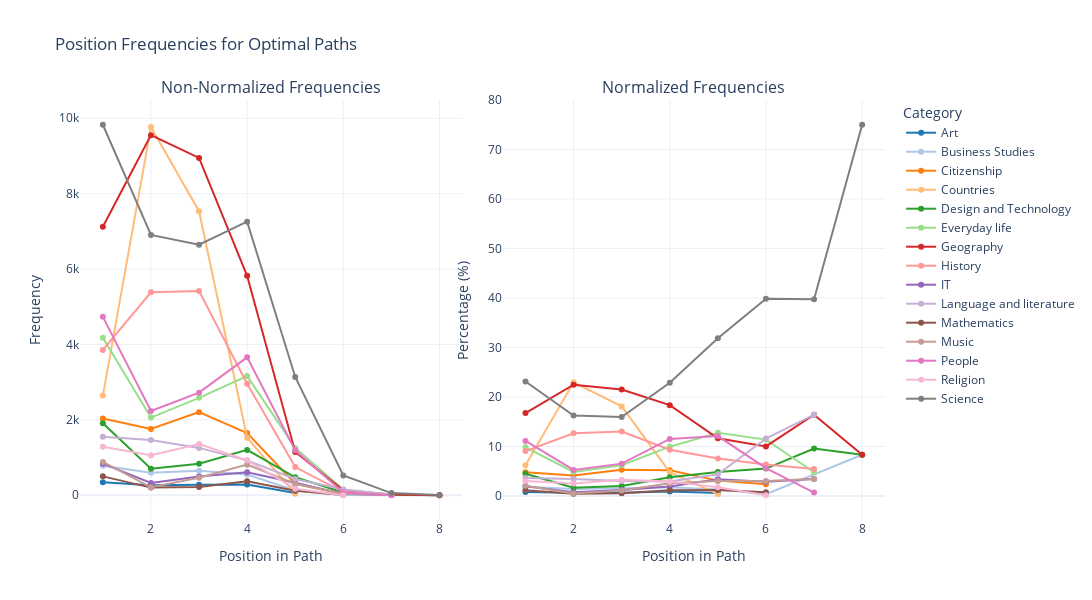

The code cell stored with this chart in its notebook:
### Code cell
opt_paths = analyze_categories_paths(optimal_paths, df_categories_filtered, users=False, omit_loops=False)
df_position_opt_data = get_position_frequencies(opt_paths, max_position=15)
plot_position_line(df_position_opt_data, df_article, title="Position Frequencies for Optimal Paths")

### Figure 1 — Plotly figure (JSON) as saved in the notebook; plotly's stock layout.template omitted (floating-point values rounded to 4 significant figures)
{"data": [{"line": {"color": "rgb(31.0,119.0,180.0)"}, "mode": "lines+markers", "name": "Art", "type": "scatter", "x": [1, 2, 3, 4, 5], "xaxis": "x", "y": [347, 269, 280, 283, 61], "yaxis": "y"}, {"line": {"color": "rgb(174.0,199.0,232.0)"}, "mode": "lines+markers", "name": "Business Studies", "type": "scatter", "x": [1, 2, 3, 4, 5, 6, 8], "xaxis": "x", "y": [785, 600, 653, 553, 128, 5, 1], "yaxis": "y"}, {"line": {"color": "rgb(255.0,127.0,14.0)"}, "mode": "lines+markers", "name": "Citizenship", "type": "scatter", "x": [1, 2, 3, 4, 5, 6], "xaxis": "x", "y": [2035, 1757, 2205, 1649, 306, 31], "yaxis": "y"}, {"line": {"color": "rgb(255.0,187.0,120.0)"}, "mode": "lines+markers", "name": "Countries", "type": "scatter", "x": [1, 2, 3, 4, 5], "xaxis": "x", "y": [2645, 9766, 7535, 1527, 38], "yaxis": "y"}, {"line": {"color": "rgb(44.0,160.0,44.0)"}, "mode": "lines+markers", "name": "Design and Technology", "type": "scatter", "x": [1, 2, 3, 4, 5, 6, 7, 8], "xaxis": "x", "y": [1910, 704, 835, 1204, 477, 73, 14, 1], "yaxis": "y"}, {"line": {"color": "rgb(152.0,223.0,138.0)"}, "mode": "lines+markers", "name": "Everyday life", "type": "scatter", "x": [1, 2, 3, 4, 5, 6, 7], "xaxis": "x", "y": [4181, 2060, 2584, 3161, 1257, 150, 7], "yaxis": "y"}, {"line": {"color": "rgb(214.0,39.0,40.0)"}, "mode": "lines+markers", "name": "Geography", "type": "scatter", "x": [1, 2, 3, 4, 5, 6, 7, 8], "xaxis": "x", "y": [7122, 9552, 8949, 5822, 1149, 132, 24, 1], "yaxis": "y"}, {"line": {"color": "rgb(255.0,152.0,150.0)"}, "mode": "lines+markers", "name": "History", "type": "scatter", "x": [1, 2, 3, 4, 5, 6, 7], "xaxis": "x", "y": [3855, 5385, 5418, 2961, 748, 84, 8], "yaxis": "y"}, {"line": {"color": "rgb(148.0,103.0,189.0)"}, "mode": "lines+markers", "name": "IT", "type": "scatter", "x": [1, 2, 3, 4, 5, 6, 7], "xaxis": "x", "y": [839, 326, 500, 612, 333, 38, 5], "yaxis": "y"}, {"line": {"color": "rgb(197.0,176.0,213.0)"}, "mode": "lines+markers", "name": "Language and literature", "type": "scatter", "x": [1, 2, 3, 4, 5, 6, 7], "xaxis": "x", "y": [1553, 1467, 1257, 927, 431, 153, 24], "yaxis": "y"}, {"line": {"color": "rgb(140.0,86.0,75.0)"}, "mode": "lines+markers", "name": "Mathematics", "type": "scatter", "x": [1, 2, 3, 4, 5, 6], "xaxis": "x", "y": [502, 204, 221, 370, 118, 10], "yaxis": "y"}, {"line": {"color": "rgb(196.0,156.0,148.0)"}, "mode": "lines+markers", "name": "Music", "type": "scatter", "x": [1, 2, 3, 4, 5, 6, 7], "xaxis": "x", "y": [884, 212, 464, 813, 300, 40, 5], "yaxis": "y"}, {"line": {"color": "rgb(227.0,119.0,194.0)"}, "mode": "lines+markers", "name": "People", "type": "scatter", "x": [1, 2, 3, 4, 5, 6, 7], "xaxis": "x", "y": [4733, 2235, 2722, 3658, 1192, 74, 1], "yaxis": "y"}, {"line": {"color": "rgb(247.0,182.0,210.0)"}, "mode": "lines+markers", "name": "Religion", "type": "scatter", "x": [1, 2, 3, 4, 5, 6], "xaxis": "x", "y": [1286, 1063, 1360, 927, 174, 2], "yaxis": "y"}, {"line": {"color": "rgb(127.0,127.0,127.0)"}, "mode": "lines+markers", "name": "Science", "type": "scatter", "x": [1, 2, 3, 4, 5, 6, 7, 8], "xaxis": "x", "y": [9828, 6905, 6646, 7258, 3139, 525, 58, 9], "yaxis": "y"}, {"line": {"color": "rgb(31.0,119.0,180.0)"}, "mode": "lines+markers", "name": "Art", "showlegend": false, "type": "scatter", "x": [1, 2, 3, 4, 5], "xaxis": "x2", "y": [0.8164, 0.6329, 0.6726, 0.892, 0.6192], "yaxis": "y2"}, {"line": {"color": "rgb(174.0,199.0,232.0)"}, "mode": "lines+markers", "name": "Business Studies", "showlegend": false, "type": "scatter", "x": [1, 2, 3, 4, 5, 6, 8], "xaxis": "x2", "y": [1.847, 1.412, 1.569, 1.743, 1.299, 0.3797, 8.333], "yaxis": "y2"}, {"line": {"color": "rgb(255.0,127.0,14.0)"}, "mode": "lines+markers", "name": "Citizenship", "showlegend": false, "type": "scatter", "x": [1, 2, 3, 4, 5, 6], "xaxis": "x2", "y": [4.788, 4.134, 5.297, 5.198, 3.106, 2.354], "yaxis": "y2"}, {"line": {"color": "rgb(255.0,187.0,120.0)"}, "mode": "lines+markers", "name": "Countries", "showlegend": false, "type": "scatter", "x": [1, 2, 3, 4, 5], "xaxis": "x2", "y": [6.223, 22.98, 18.1, 4.813, 0.3857], "yaxis": "y2"}, {"line": {"color": "rgb(44.0,160.0,44.0)"}, "mode": "lines+markers", "name": "Design and Technology", "showlegend": false, "type": "scatter", "x": [1, 2, 3, 4, 5, 6, 7, 8], "xaxis": "x2", "y": [4.494, 1.656, 2.006, 3.795, 4.842, 5.543, 9.589, 8.333], "yaxis": "y2"}, {"line": {"color": "rgb(152.0,223.0,138.0)"}, "mode": "lines+markers", "name": "Everyday life", "showlegend": false, "type": "scatter", "x": [1, 2, 3, 4, 5, 6, 7], "xaxis": "x2", "y": [9.836, 4.846, 6.207, 9.964, 12.76, 11.39, 4.795], "yaxis": "y2"}, {"line": {"color": "rgb(214.0,39.0,40.0)"}, "mode": "lines+markers", "name": "Geography", "showlegend": false, "type": "scatter", "x": [1, 2, 3, 4, 5, 6, 7, 8], "xaxis": "x2", "y": [16.76, 22.47, 21.5, 18.35, 11.66, 10.02, 16.44, 8.333], "yaxis": "y2"}, {"line": {"color": "rgb(255.0,152.0,150.0)"}, "mode": "lines+markers", "name": "History", "showlegend": false, "type": "scatter", "x": [1, 2, 3, 4, 5, 6, 7], "xaxis": "x2", "y": [9.07, 12.67, 13.01, 9.333, 7.593, 6.378, 5.479], "yaxis": "y2"}, {"line": {"color": "rgb(148.0,103.0,189.0)"}, "mode": "lines+markers", "name": "IT", "showlegend": false, "type": "scatter", "x": [1, 2, 3, 4, 5, 6, 7], "xaxis": "x2", "y": [1.974, 0.767, 1.201, 1.929, 3.38, 2.885, 3.425], "yaxis": "y2"}, {"line": {"color": "rgb(197.0,176.0,213.0)"}, "mode": "lines+markers", "name": "Language and literature", "showlegend": false, "type": "scatter", "x": [1, 2, 3, 4, 5, 6, 7], "xaxis": "x2", "y": [3.654, 3.451, 3.02, 2.922, 4.375, 11.62, 16.44], "yaxis": "y2"}, {"line": {"color": "rgb(140.0,86.0,75.0)"}, "mode": "lines+markers", "name": "Mathematics", "showlegend": false, "type": "scatter", "x": [1, 2, 3, 4, 5, 6], "xaxis": "x2", "y": [1.181, 0.4799, 0.5309, 1.166, 1.198, 0.7593], "yaxis": "y2"}, {"line": {"color": "rgb(196.0,156.0,148.0)"}, "mode": "lines+markers", "name": "Music", "showlegend": false, "type": "scatter", "x": [1, 2, 3, 4, 5, 6, 7], "xaxis": "x2", "y": [2.08, 0.4988, 1.115, 2.563, 3.045, 3.037, 3.425], "yaxis": "y2"}, {"line": {"color": "rgb(227.0,119.0,194.0)"}, "mode": "lines+markers", "name": "People", "showlegend": false, "type": "scatter", "x": [1, 2, 3, 4, 5, 6, 7], "xaxis": "x2", "y": [11.14, 5.258, 6.539, 11.53, 12.1, 5.619, 0.6849], "yaxis": "y2"}, {"line": {"color": "rgb(247.0,182.0,210.0)"}, "mode": "lines+markers", "name": "Religion", "showlegend": false, "type": "scatter", "x": [1, 2, 3, 4, 5, 6], "xaxis": "x2", "y": [3.026, 2.501, 3.267, 2.922, 1.766, 0.1519], "yaxis": "y2"}, {"line": {"color": "rgb(127.0,127.0,127.0)"}, "mode": "lines+markers", "name": "Science", "showlegend": false, "type": "scatter", "x": [1, 2, 3, 4, 5, 6, 7, 8], "xaxis": "x2", "y": [23.12, 16.25, 15.96, 22.88, 31.86, 39.86, 39.73, 75], "yaxis": "y2"}], "layout": {"annotations": [{"font": {"size": 16}, "showarrow": false, "text": "Non-Normalized Frequencies", "x": 0.2375, "xanchor": "center", "xref": "paper", "y": 1, "yanchor": "bottom", "yref": "paper"}, {"font": {"size": 16}, "showarrow": false, "text": "Normalized Frequencies", "x": 0.7625, "xanchor": "center", "xref": "paper", "y": 1, "yanchor": "bottom", "yref": "paper"}], "height": 600, "legend": {"title": {"text": "Category"}}, "title": {"text": "Position Frequencies for Optimal Paths"}, "width": 1200, "xaxis": {"anchor": "y", "domain": [0, 0.475], "title": {"text": "Position in Path"}}, "xaxis2": {"anchor": "y2", "domain": [0.525, 1], "title": {"text": "Position in Path"}}, "yaxis": {"anchor": "x", "domain": [0, 1], "title": {"text": "Frequency"}}, "yaxis2": {"anchor": "x2", "domain": [0, 1], "title": {"text": "Percentage (%)"}}}}
